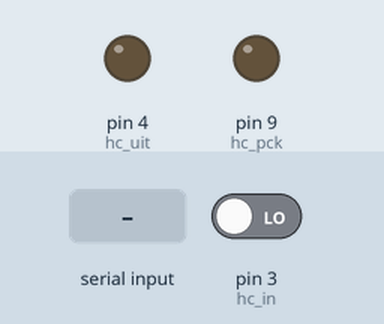
Recording of a sketch running on a simulated Arduino Uno, built with avr-gcc and run on an emulated ATmega328P. On the bench: output pins drawn as LEDs (lit = HIGH). The inputs (shaded band) are chosen by the test bench; at power-on: pin 3 (hc_in) LOW. Pins used as bus, display or sensor lines are not drawn.

Above: at 1.2 s.
1.3 s: "1" received over the second serial link
At 2.5 s:
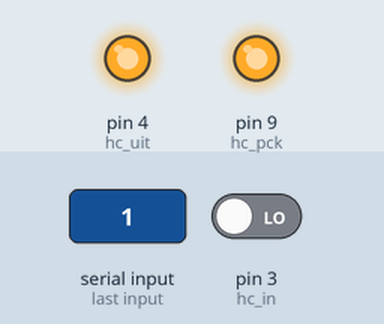
2.8 s: "0" received over the second serial link
At 3.6 s:
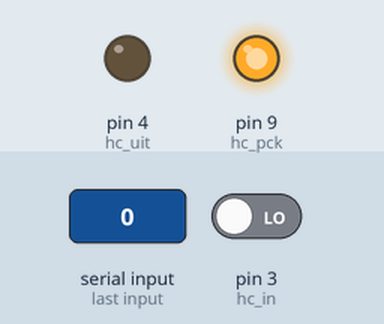
Timing chart, 0 to 5.8 s (numbered marks = the images above; inputs shaded):
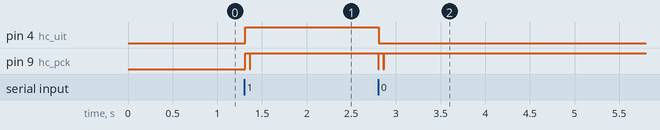

Measured:
- after the input at 1.3 s, pin 4 (hc_uit): LOW → HIGH at once; pin 9 (hc_pck): LOW → HIGH at once, → LOW 0.05 s later, → HIGH 0.01 s later
- after the input at 2.8 s, pin 4 (hc_uit): HIGH → LOW at once; pin 9 (hc_pck): alternates HIGH for 0.05 s and LOW for 0.01 s, 4 changes in all, then stays HIGH, starting at once

The sketch:

uart_serieel.ino
```cpp
/*
 * Middels deze code kan je een ATtiny44 of ATtiny84 gebruiken om uitbreidingsmodules aan te sturen.
 * poort ^ = tx
 * poort v = rx
 * Dit heb ik uitgedacht om een ESP32-2432S028R aka CYD (Cheap Yellow Display) te kunnen gebruiken als boordcomputer
 *
 * Als de code op de ATtiny44 of ATtiny84 vervangt deze de eerste 74HC14 chip zoals aangegeven andersom geplaatst.
 *
 * Getest op:
 * schakelmodule 2.0
 */

#include <SoftwareSerial.h>
//#include <string.h>

// Communicatie met de computer
#define srx  5
#define stx  2

// Communicatie met het systeem
#define hc_pck  9
#define hc_sck  8
#define hc_in   3
#define hc_uit  4
//#define hc_id   1

SoftwareSerial s_Serial(srx, stx);

void setup() {
  // put your setup code here, to run once:
  pinMode(hc_pck, OUTPUT);
  pinMode(hc_sck, OUTPUT);
  pinMode(hc_uit, OUTPUT);
  pinMode(hc_in, INPUT);
//  pinMode(hc_id, INPUT);

  s_Serial.begin(9600);
}

void loop() {
  // put your main code here, to run repeatedly:
  if (s_Serial.available()) {
    digitalWrite(hc_pck, LOW);
    delay(10);
    digitalWrite(hc_pck, HIGH);
    unsigned long timout = millis() + 50;
    while ((s_Serial.available()) || (millis() < timout)) {
      if (s_Serial.available()) {
        char c = s_Serial.read();
        if ((c == '/r') || (c == '/n')) {
          digitalWrite(hc_pck, LOW);
          delay(10);
          digitalWrite(hc_pck, HIGH);
          s_Serial.print(c);
        } else if ((c == '1') || (c == '0')) {
          digitalWrite(hc_sck, LOW);
          if (c == '1') {
            digitalWrite(hc_uit, HIGH);
          } else {
            digitalWrite(hc_uit, LOW);
          }
          if (digitalRead(hc_in)) {
            s_Serial.print('1');
          } else {
            s_Serial.print('0');
          }
          digitalWrite(hc_sck, HIGH);
        timout = millis() + 50;
        }
      }
    }
    digitalWrite(hc_pck, LOW);
    delay(10);
    digitalWrite(hc_pck, HIGH);
  }
}
```
